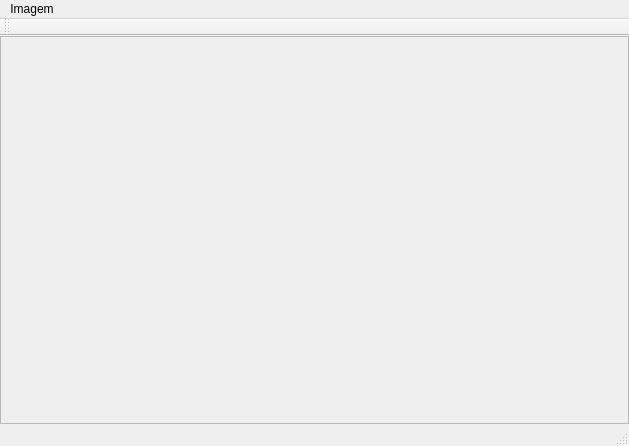
<?xml version="1.0" encoding="UTF-8"?>
<ui version="4.0">
 <class>MainWindow</class>
 <widget class="QMainWindow" name="MainWindow">
  <property name="geometry">
   <rect>
    <x>0</x>
    <y>0</y>
    <width>629</width>
    <height>446</height>
   </rect>
  </property>
  <property name="windowTitle">
   <string>RayTracer - TecRen - UFPB</string>
  </property>
  <widget class="QWidget" name="centralWidget">
   <layout class="QVBoxLayout" name="verticalLayout_2">
    <property name="spacing">
     <number>0</number>
    </property>
    <property name="leftMargin">
     <number>0</number>
    </property>
    <property name="topMargin">
     <number>0</number>
    </property>
    <property name="rightMargin">
     <number>0</number>
    </property>
    <property name="bottomMargin">
     <number>0</number>
    </property>
    <item>
     <layout class="QVBoxLayout" name="verticalLayout">
      <item>
       <widget class="QScrollArea" name="scrollArea">
        <property name="widgetResizable">
         <bool>true</bool>
        </property>
        <widget class="QWidget" name="scrollAreaWidgetContents">
         <property name="geometry">
          <rect>
           <x>0</x>
           <y>0</y>
           <width>625</width>
           <height>383</height>
          </rect>
         </property>
         <layout class="QVBoxLayout" name="verticalLayout_3">
          <property name="leftMargin">
           <number>0</number>
          </property>
          <property name="topMargin">
           <number>0</number>
          </property>
          <property name="rightMargin">
           <number>0</number>
          </property>
          <property name="bottomMargin">
           <number>0</number>
          </property>
          <item>
           <widget class="QLabel" name="bufferPreview">
            <property name="text">
             <string/>
            </property>
            <property name="alignment">
             <set>Qt::AlignCenter</set>
            </property>
           </widget>
          </item>
         </layout>
        </widget>
       </widget>
      </item>
     </layout>
    </item>
   </layout>
  </widget>
  <widget class="QMenuBar" name="menuBar">
   <property name="geometry">
    <rect>
     <x>0</x>
     <y>0</y>
     <width>629</width>
     <height>20</height>
    </rect>
   </property>
   <widget class="QMenu" name="menuImagem">
    <property name="title">
     <string>Imagem</string>
    </property>
    <addaction name="actionAbrir_cena"/>
    <addaction name="actionSalvar"/>
   </widget>
   <addaction name="menuImagem"/>
  </widget>
  <widget class="QToolBar" name="mainToolBar">
   <attribute name="toolBarArea">
    <enum>TopToolBarArea</enum>
   </attribute>
   <attribute name="toolBarBreak">
    <bool>false</bool>
   </attribute>
  </widget>
  <widget class="QStatusBar" name="statusBar"/>
  <action name="actionSalvar">
   <property name="text">
    <string>Salvar</string>
   </property>
  </action>
  <action name="actionAbrir_cena">
   <property name="text">
    <string>Abrir cena</string>
   </property>
  </action>
 </widget>
 <layoutdefault spacing="6" margin="11"/>
 <resources/>
 <connections/>
</ui>
